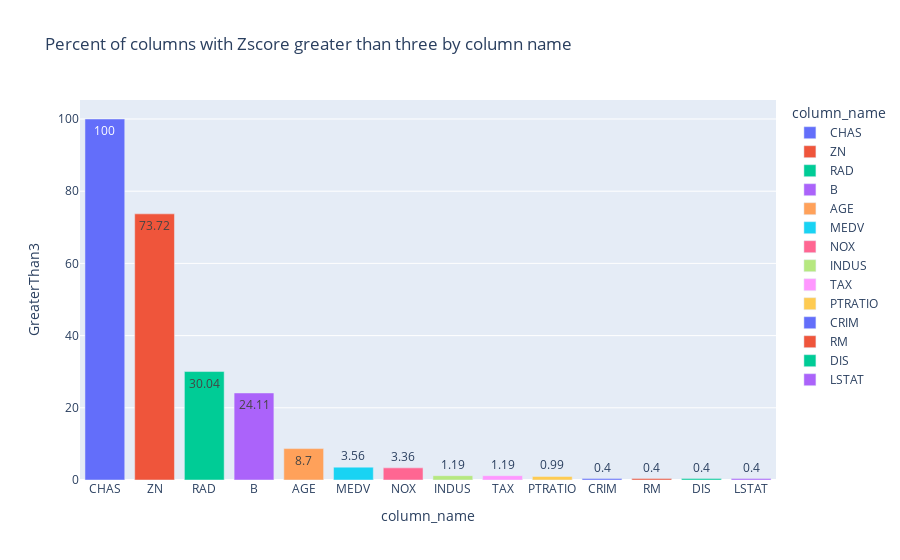

Write notebook code for a chart like this one.
### Code cell
#finding out percent points greter than Z-score of 3
percent_greater=np.round(((np.greater_equal(abs(df_transformed), 3)).sum())*100/len(df_transformed), 2)

Greater_df = pd.DataFrame({'column_name': df_transformed.columns,
                                 'GreaterThan3': percent_greater}).sort_values('GreaterThan3', ascending=False)

template="plotly"


fig = px.bar(Greater_df,
                     x="column_name", y="GreaterThan3", color="column_name",
                     text=Greater_df['GreaterThan3'],
                     template=template, title="Percent of columns with Zscore greater than three by column name")


fig.show()

### Figure 1 — Plotly figure (JSON) as saved in the notebook; plotly's stock layout.template omitted (floating-point values rounded to 4 significant figures)
{"data": [{"alignmentgroup": "True", "hoverlabel": {"namelength": 0}, "hovertemplate": "column_name=%{x}<br>GreaterThan3=%{text}", "legendgroup": "CHAS", "marker": {"color": "#636efa"}, "name": "CHAS", "offsetgroup": "CHAS", "orientation": "v", "showlegend": true, "text": [100], "textposition": "auto", "type": "bar", "x": ["CHAS"], "xaxis": "x", "y": [100], "yaxis": "y"}, {"alignmentgroup": "True", "hoverlabel": {"namelength": 0}, "hovertemplate": "column_name=%{x}<br>GreaterThan3=%{text}", "legendgroup": "ZN", "marker": {"color": "#EF553B"}, "name": "ZN", "offsetgroup": "ZN", "orientation": "v", "showlegend": true, "text": [73.72], "textposition": "auto", "type": "bar", "x": ["ZN"], "xaxis": "x", "y": [73.72], "yaxis": "y"}, {"alignmentgroup": "True", "hoverlabel": {"namelength": 0}, "hovertemplate": "column_name=%{x}<br>GreaterThan3=%{text}", "legendgroup": "RAD", "marker": {"color": "#00cc96"}, "name": "RAD", "offsetgroup": "RAD", "orientation": "v", "showlegend": true, "text": [30.04], "textposition": "auto", "type": "bar", "x": ["RAD"], "xaxis": "x", "y": [30.04], "yaxis": "y"}, {"alignmentgroup": "True", "hoverlabel": {"namelength": 0}, "hovertemplate": "column_name=%{x}<br>GreaterThan3=%{text}", "legendgroup": "B", "marker": {"color": "#ab63fa"}, "name": "B", "offsetgroup": "B", "orientation": "v", "showlegend": true, "text": [24.11], "textposition": "auto", "type": "bar", "x": ["B"], "xaxis": "x", "y": [24.11], "yaxis": "y"}, {"alignmentgroup": "True", "hoverlabel": {"namelength": 0}, "hovertemplate": "column_name=%{x}<br>GreaterThan3=%{text}", "legendgroup": "AGE", "marker": {"color": "#FFA15A"}, "name": "AGE", "offsetgroup": "AGE", "orientation": "v", "showlegend": true, "text": [8.7], "textposition": "auto", "type": "bar", "x": ["AGE"], "xaxis": "x", "y": [8.7], "yaxis": "y"}, {"alignmentgroup": "True", "hoverlabel": {"namelength": 0}, "hovertemplate": "column_name=%{x}<br>GreaterThan3=%{text}", "legendgroup": "MEDV", "marker": {"color": "#19d3f3"}, "name": "MEDV", "offsetgroup": "MEDV", "orientation": "v", "showlegend": true, "text": [3.56], "textposition": "auto", "type": "bar", "x": ["MEDV"], "xaxis": "x", "y": [3.56], "yaxis": "y"}, {"alignmentgroup": "True", "hoverlabel": {"namelength": 0}, "hovertemplate": "column_name=%{x}<br>GreaterThan3=%{text}", "legendgroup": "NOX", "marker": {"color": "#FF6692"}, "name": "NOX", "offsetgroup": "NOX", "orientation": "v", "showlegend": true, "text": [3.36], "textposition": "auto", "type": "bar", "x": ["NOX"], "xaxis": "x", "y": [3.36], "yaxis": "y"}, {"alignmentgroup": "True", "hoverlabel": {"namelength": 0}, "hovertemplate": "column_name=%{x}<br>GreaterThan3=%{text}", "legendgroup": "INDUS", "marker": {"color": "#B6E880"}, "name": "INDUS", "offsetgroup": "INDUS", "orientation": "v", "showlegend": true, "text": [1.19], "textposition": "auto", "type": "bar", "x": ["INDUS"], "xaxis": "x", "y": [1.19], "yaxis": "y"}, {"alignmentgroup": "True", "hoverlabel": {"namelength": 0}, "hovertemplate": "column_name=%{x}<br>GreaterThan3=%{text}", "legendgroup": "TAX", "marker": {"color": "#FF97FF"}, "name": "TAX", "offsetgroup": "TAX", "orientation": "v", "showlegend": true, "text": [1.19], "textposition": "auto", "type": "bar", "x": ["TAX"], "xaxis": "x", "y": [1.19], "yaxis": "y"}, {"alignmentgroup": "True", "hoverlabel": {"namelength": 0}, "hovertemplate": "column_name=%{x}<br>GreaterThan3=%{text}", "legendgroup": "PTRATIO", "marker": {"color": "#FECB52"}, "name": "PTRATIO", "offsetgroup": "PTRATIO", "orientation": "v", "showlegend": true, "text": [0.99], "textposition": "auto", "type": "bar", "x": ["PTRATIO"], "xaxis": "x", "y": [0.99], "yaxis": "y"}, {"alignmentgroup": "True", "hoverlabel": {"namelength": 0}, "hovertemplate": "column_name=%{x}<br>GreaterThan3=%{text}", "legendgroup": "CRIM", "marker": {"color": "#636efa"}, "name": "CRIM", "offsetgroup": "CRIM", "orientation": "v", "showlegend": true, "text": [0.4], "textposition": "auto", "type": "bar", "x": ["CRIM"], "xaxis": "x", "y": [0.4], "yaxis": "y"}, {"alignmentgroup": "True", "hoverlabel": {"namelength": 0}, "hovertemplate": "column_name=%{x}<br>GreaterThan3=%{text}", "legendgroup": "RM", "marker": {"color": "#EF553B"}, "name": "RM", "offsetgroup": "RM", "orientation": "v", "showlegend": true, "text": [0.4], "textposition": "auto", "type": "bar", "x": ["RM"], "xaxis": "x", "y": [0.4], "yaxis": "y"}, {"alignmentgroup": "True", "hoverlabel": {"namelength": 0}, "hovertemplate": "column_name=%{x}<br>GreaterThan3=%{text}", "legendgroup": "DIS", "marker": {"color": "#00cc96"}, "name": "DIS", "offsetgroup": "DIS", "orientation": "v", "showlegend": true, "text": [0.4], "textposition": "auto", "type": "bar", "x": ["DIS"], "xaxis": "x", "y": [0.4], "yaxis": "y"}, {"alignmentgroup": "True", "hoverlabel": {"namelength": 0}, "hovertemplate": "column_name=%{x}<br>GreaterThan3=%{text}", "legendgroup": "LSTAT", "marker": {"color": "#ab63fa"}, "name": "LSTAT", "offsetgroup": "LSTAT", "orientation": "v", "showlegend": true, "text": [0.4], "textposition": "auto", "type": "bar", "x": ["LSTAT"], "xaxis": "x", "y": [0.4], "yaxis": "y"}], "layout": {"barmode": "relative", "legend": {"title": {"text": "column_name"}, "tracegroupgap": 0}, "title": {"text": "Percent of columns with Zscore greater than three by column name"}, "xaxis": {"anchor": "y", "categoryarray": ["CHAS", "ZN", "RAD", "B", "AGE", "MEDV", "NOX", "INDUS", "TAX", "PTRATIO", "CRIM", "RM", "DIS", "LSTAT"], "categoryorder": "array", "domain": [0, 1], "title": {"text": "column_name"}}, "yaxis": {"anchor": "x", "domain": [0, 1], "title": {"text": "GreaterThan3"}}}}
